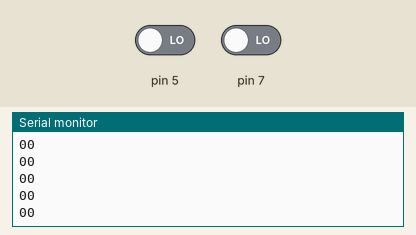
The sketch below on a simulated Arduino Uno, built with avr-gcc and run on an emulated ATmega328P. Shown: the last lines printed to the serial monitor. Inputs (shaded band) come from the test bench; at power-on: pin 5 LOW, pin 7 LOW.

Above: at 1.2 s.
1.3 s: pin 5 driven HIGH
At 1.31 s:
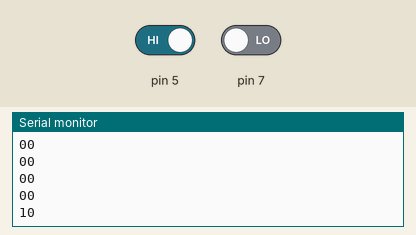
2.8 s: pin 7 driven HIGH
At 2.81 s:
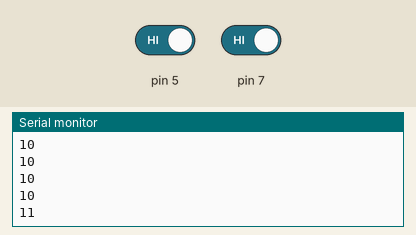
4.3 s: pin 5 driven LOW
At 4.31 s:
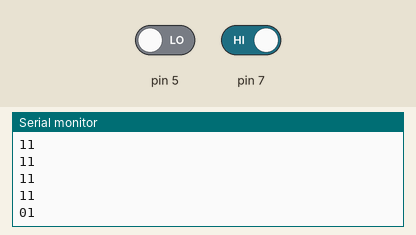
Timing chart, 0 to 7.3 s (numbered marks = the images above; inputs shaded):
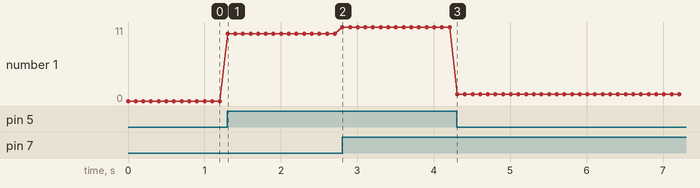

The sketch:

TestWhiskers.ino
```cpp
void setup() {
  pinMode(5, INPUT);
  pinMode(7, INPUT);

Serial.begin(9600);
}

void loop() {
  byte wLeft = digitalRead(5);
  byte wRight = digitalRead(7);

  Serial.print(wLeft);
  Serial.println(wRight);

  delay(100);

}
```

Measured:
- after the input at 1.3 s, the serial monitor: prints a new line at once (image 1)
- after the input at 2.8 s, the serial monitor: prints a new line at once (image 2)
- after the input at 4.3 s, the serial monitor: prints a new line at once (image 3)
- plotted number 1: 0 → 10 after the input at 1.3 s, 10 → 11 after the input at 2.8 s, 11 → 1 after the input at 4.3 s
